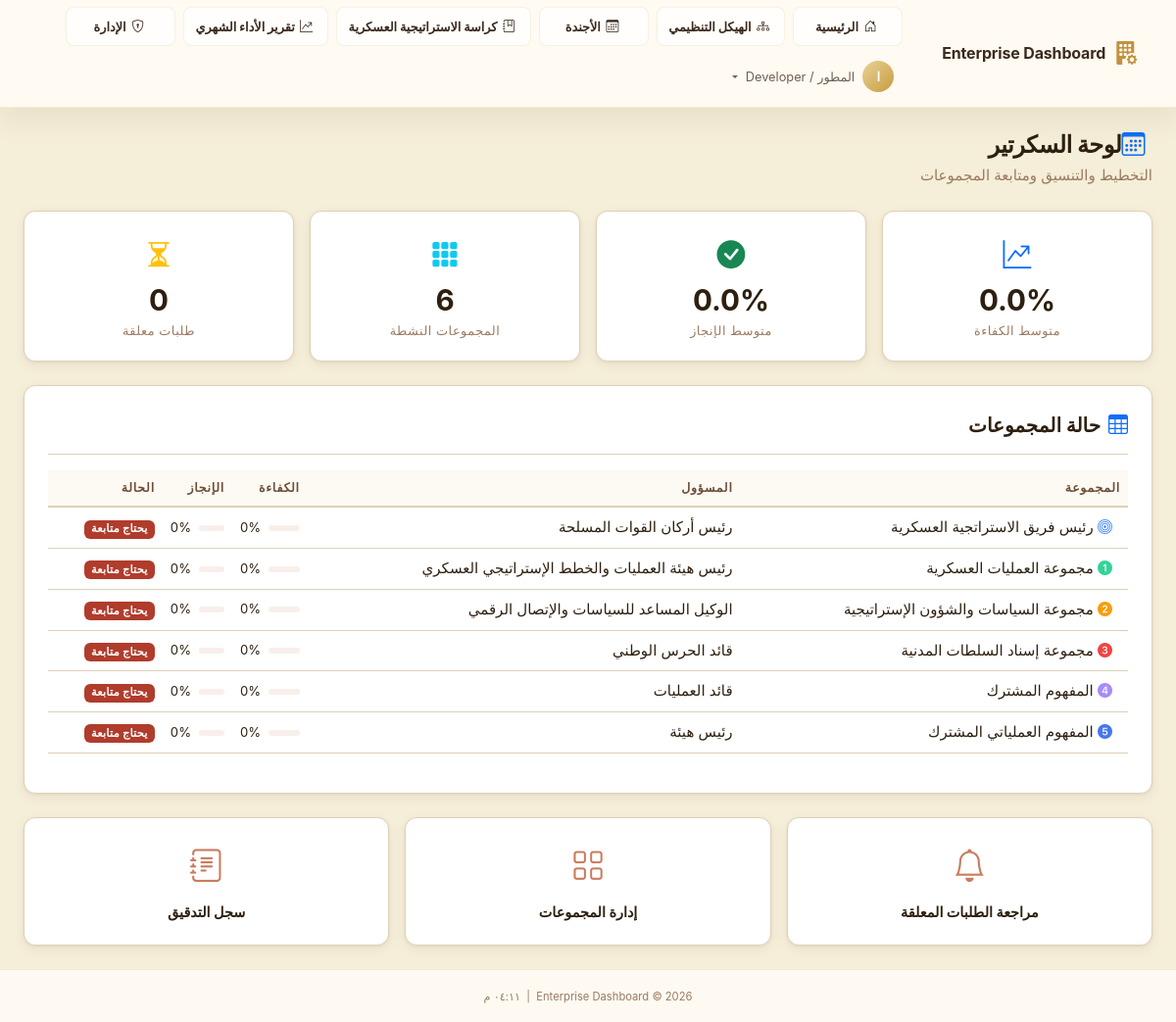
The app's page /secretary (signed in) with its own data.
### app/models/user.py (models this page shows, shortened)
class User(UserMixin, db.Model):
    __tablename__ = 'users'
    id              = db.Column(db.String(36), primary_key=True, default=lambda: str(uuid.uuid4()))
    ldap_dn         = db.Column(db.String(255), unique=True, nullable=True)
    username        = db.Column(db.String(80),  unique=True, nullable=False, index=True)
    email           = db.Column(db.String(120), nullable=False)
    full_name       = db.Column(db.String(120), nullable=False)
    password_hash   = db.Column(db.String(255), nullable=True)  # Only for sim mode
    is_ldap_user    = db.Column(db.Boolean, default=True)
    is_active       = db.Column(db.Boolean, default=True)
    role_id         = db.Column(db.Integer, db.ForeignKey('roles.id'), nullable=True)
    department_id   = db.Column(db.Integer, db.ForeignKey('departments.id'), nullable=True)
    failed_logins     = db.Column(db.Integer, default=0)
    locked_until      = db.Column(db.DateTime, nullable=True)
    created_at  = db.Column(db.DateTime, default=datetime.utcnow)
    updated_at  = db.Column(db.DateTime, default=datetime.utcnow, onupdate=datetime.utcnow)
    last_login  = db.Column(db.DateTime, nullable=True)
    role       = db.relationship('Role', back_populates='users')
    department = db.relationship('Department', back_populates='users')
    audit_logs = db.relationship('AuditLog', back_populates='user', lazy='dynamic',
                                 foreign_keys='AuditLog.user_id')
    @property
    def is_authenticated(self) -> bool:
        return True
    def has_permission(self, required_level: int) -> bool:
        if not self.role:
            return False
        return self.role.permission_level >= required_level
    @property
    def permission_level(self) -> int:
        return self.role.permission_level if self.role else 0
    def can_admin(self) -> bool:
        return self.permission_level >= 80  # Deputy and above
    @classmethod
    def get_by_id(cls, user_id: str) -> Optional['User']:
        return cls.query.get(user_id)

### app/models/department.py (models this page shows, shortened)
class Department(db.Model):
    __tablename__ = 'departments'
    id                 = db.Column(db.Integer, primary_key=True)
    code               = db.Column(db.String(20), unique=True, nullable=False)
    name               = db.Column(db.String(120), nullable=False)
    description        = db.Column(db.Text, default='')
    responsible_person = db.Column(db.String(120), default='')          # Title / role (e.g., "رئيس هيئة...")
    responsible_name   = db.Column(db.String(120), default='')          # Person's name (shown above the title)
    org_group_name     = db.Column(db.String(160), default='')          # Display name in org structure branch header
    color              = db.Column(db.String(7), default='#4F8EF7')   # Hex color
    icon               = db.Column(db.String(60), default='bi-grid-fill')
    logo_file          = db.Column(db.String(120), nullable=True)     # Custom logo filename
    concept_number     = db.Column(db.Integer, nullable=True)         # Operational Concept Number
    order_index        = db.Column(db.Integer, default=0)
    is_active          = db.Column(db.Boolean, default=True, nullable=False)
    is_central         = db.Column(db.Boolean, default=False, nullable=False)  # CEO hub group
    director_notes     = db.Column(db.Text, default='')               # Inline CEO notes
    concept_number     = db.Column(db.Integer, nullable=True)         # المفهوم العملياتي المشترك عدد
    created_at         = db.Column(db.DateTime, server_default=db.func.now())
    updated_at         = db.Column(db.DateTime, server_default=db.func.now(), onupdate=db.func.now())
    users   = db.relationship('User', back_populates='department', lazy='dynamic')
    metrics = db.relationship('DepartmentMetrics', back_populates='department',
                              lazy='dynamic', cascade='all, delete-orphan')
    def latest_metrics(self) -> Optional['DepartmentMetrics']:
        return (
            self.metrics
            .order_by(DepartmentMetrics.metric_date.desc())
            .first()
        )
    def competence_pct(self) -> float:
        m = self.latest_metrics()
        return float(m.competence_percentage) if m else 0.0
    def completion_pct(self) -> float:
        m = self.latest_metrics()
        return float(m.completion_percentage) if m else 0.0
    @classmethod
    def active_ordered(cls) -> List['Department']:
        return cls.query.filter_by(is_active=True).order_by(cls.order_index).all()

### app/dashboard/routes.py (the view)
@dashboard_bp.route('/secretary')
@login_required
@require_permission(PERMISSIONS['SECRETARY'])
def secretary():
    departments = get_overview_metrics()
    averages    = get_company_averages()
    pending_requests = AccessRequest.query.filter_by(
        status='pending',
        current_approver_level=PERMISSIONS['SECRETARY'],
    ).count()
    return render_template(
        'dashboard/secretary.html',
        departments=departments,
        averages=averages,
        pending_requests=pending_requests,
        page_title='لوحة السكرتير',
    )

### app/__init__.py (called while the page is built)
def _register_extensions(app: Flask) -> None:
    db.init_app(app)
    login_manager.init_app(app)
    csrf.init_app(app)
    login_manager.login_view          = 'auth.login'
    login_manager.login_message       = 'Please sign in to access this page.'
    login_manager.login_message_category = 'warning'
    login_manager.session_protection  = 'strong'
    @login_manager.user_loader
    def load_user(user_id: str):
        from app.models.user import User
        return User.get_by_id(user_id)

def _register_context_processors(app: Flask) -> None:
    from datetime import datetime
    from app.models.role import PERMISSIONS
    @app.context_processor
    def inject_globals():
        return {
            'PERMISSIONS': PERMISSIONS,
            'now':         datetime.utcnow,
            'app_name':    app.config.get('APP_NAME', 'Enterprise Dashboard'),
        }

### app/dashboard/services.py (called while the page is built)
def get_company_averages() -> Dict[str, float]:
    depts = Department.active_ordered()
    if not depts:
        return {'competence': 0.0, 'completion': 0.0}
    avg_comp = sum(d.competence_pct() for d in depts) / len(depts)
    avg_done = sum(d.completion_pct() for d in depts) / len(depts)
    return {'competence': round(avg_comp, 1), 'completion': round(avg_done, 1)}

### app/templates/dashboard/secretary.html (shortened to what this page needs)
{% extends "base.html" %}
{% block content %}
<div class="container-fluid px-4 py-4">
    <div class="d-flex align-items-center justify-content-between mb-4">
        <div>
            <h1 class="page-title mb-1"><i class="bi bi-calendar3 text-primary me-2"></i>لوحة السكرتير</h1>
            <p class="text-muted mb-0">التخطيط والتنسيق ومتابعة المجموعات</p>
        </div>
    </div>
    <div class="row g-3 mb-4">
        <div class="col-md-3">
            <div class="stat-card glass-card text-center">
                <div class="stat-icon text-primary"><i class="bi bi-graph-up-arrow"></i></div>
                <div class="stat-value">{{ averages.competence }}%</div>
                <div class="stat-label">متوسط الكفاءة</div>
            </div>
        </div>
        <div class="col-md-3">
            <div class="stat-card glass-card text-center">
                <div class="stat-icon text-success"><i class="bi bi-check-circle-fill"></i></div>
                <div class="stat-value">{{ averages.completion }}%</div>
                <div class="stat-label">متوسط الإنجاز</div>
            </div>
        </div>
        <div class="col-md-3">
            <div class="stat-card glass-card text-center">
                <div class="stat-icon text-info"><i class="bi bi-grid-3x3-gap-fill"></i></div>
                <div class="stat-value">{{ departments|length }}</div>
                <div class="stat-label">المجموعات النشطة</div>
            </div>
        </div>
        <div class="col-md-3">
            <div class="stat-card glass-card text-center">
                <div class="stat-icon text-warning"><i class="bi bi-hourglass-split"></i></div>
                <div class="stat-value">{{ pending_requests }}</div>
                <div class="stat-label">طلبات معلقة</div>
            </div>
        </div>
    </div>
    <div class="section-card glass-card mb-4">
        <div class="section-card-header d-flex align-items-center gap-2 mb-3">
            <i class="bi bi-table text-primary fs-5"></i>
            <h2 class="h5 mb-0 fw-bold">حالة المجموعات</h2>
        </div>
        <div class="table-responsive">
            <table class="table table-dark table-hover align-middle">
                <thead>
                    <tr>
                        <th>المجموعة</th>
                        <th>المسؤول</th>
                        <th>الكفاءة</th>
                        <th>الإنجاز</th>
                        <th>الحالة</th>
                    </tr>
                </thead>
                <tbody>
                    {% for dept in departments %}
                    <tr>
                        <td>
                            <span style="color:{{dept.color}}"><i class="{{ dept.icon }} me-2"></i></span>
                            {{ dept.name }}
                        </td>
                        <td>{{ dept.responsible_person or '—' }}</td>
                        <td>
                            <div class="d-flex align-items-center gap-2">
                                <div class="progress flex-grow-1" style="height:6px">
                                </div>
                                <small>{{ dept.competence_pct|round(0)|int }}%</small>
                            </div>
                        </td>
                        <td>
                            <div class="d-flex align-items-center gap-2">
                                <div class="progress flex-grow-1" style="height:6px">
                                </div>
                                <small>{{ dept.completion_pct|round(0)|int }}%</small>
                            </div>
                        </td>
                        <td>
                            {% if dept.completion_pct >= 80 %}
                            <span class="badge bg-success">ممتاز</span>
                            {% elif dept.completion_pct >= 50 %}
                            <span class="badge bg-warning text-dark">متقدم</span>
                            {% else %}
                            <span class="badge bg-danger">يحتاج متابعة</span>
                            {% endif %}
                        </td>
                    </tr>
                    {% else %}
                    <tr>
                        <td colspan="5" class="text-center text-muted py-4">لا توجد مجموعات نشطة</td>
                    </tr>
                    {% endfor %}
                </tbody>
            </table>
        </div>
    </div>
    <div class="row g-3">
        <div class="col-md-4">
            <a href="{{ url_for('access.pending') }}" class="action-card glass-card d-block text-decoration-none">
                <div class="action-icon"><i class="bi bi-bell"></i></div>
                <div class="action-title">مراجعة الطلبات المعلقة</div>
            </a>
        </div>
        <div class="col-md-4">
            <a href="{{ url_for('admin.departments') }}" class="action-card glass-card d-block text-decoration-none">
                <div class="action-icon"><i class="bi bi-grid"></i></div>
                <div class="action-title">إدارة المجموعات</div>
            </a>
        </div>
        <div class="col-md-4">
            <a href="{{ url_for('admin.audit_log') }}" class="action-card glass-card d-block text-decoration-none">
                <div class="action-icon"><i class="bi bi-journal-text"></i></div>
                <div class="action-title">سجل التدقيق</div>
            </a>
        </div>
    </div>
</div>
{% endblock %}

### app/templates/base.html (shortened to what this page needs)
<!DOCTYPE html>
<html lang="ar" dir="rtl">
<head>
  <link rel="stylesheet" href="{{ url_for('static', filename='css/bootstrap.min.css') }}">
  <link rel="stylesheet" href="{{ url_for('static', filename='css/bootstrap-icons.css') }}">
  <link rel="stylesheet" href="{{ url_for('static', filename='css/custom.css') }}">
</head>
<body class="{% block body_class %}app-body{% endblock %}">
  {% block body %}
  <nav class="navbar navbar-dark navbar-expand-lg app-navbar" id="mainNav">
    <div class="container-fluid px-4">
      <a class="navbar-brand d-flex align-items-center gap-2" href="{{ url_for('dashboard.index') }}">
        <i class="bi bi-building-fill-gear fs-4 text-primary-glow"></i>
        <span class="fw-bold">{{ app_name }}</span>
      </a>
      <div class="collapse navbar-collapse" id="navbarMain">
        <ul class="navbar-nav ms-auto align-items-center gap-2 main-nav-menu">
          <li class="nav-item">
            <a class="nav-link primary-nav-link {% if request.endpoint == 'dashboard.index' %}active{% endif %}"
              href="{{ url_for('dashboard.index') }}">
              <i class="bi bi-house-door me-1"></i>الرئيسية
            </a>
          </li>
          <li class="nav-item">
            <a class="nav-link primary-nav-link {% if request.endpoint == 'dashboard.org_structure' %}active{% endif %}"
              href="{{ url_for('dashboard.org_structure') }}">
              <i class="bi bi-diagram-3 me-1"></i>الهيكل التنظيمي
            </a>
          </li>
          <li class="nav-item">
            <a class="nav-link primary-nav-link {% if request.endpoint == 'dashboard.agenda' %}active{% endif %}"
              href="{{ url_for('dashboard.agenda') }}">
              <i class="bi bi-calendar3 me-1"></i>الأجندة
            </a>
          </li>
          <li class="nav-item">
            <a class="nav-link primary-nav-link {% if request.endpoint == 'dashboard.strategy_booklet' %}active{% endif %}"
              href="{{ url_for('dashboard.strategy_booklet') }}">
              <i class="bi bi-journal-bookmark me-1"></i>كراسة الاستراتيجية العسكرية
            </a>
          </li>
          <li class="nav-item">
            <a class="nav-link primary-nav-link {% if request.endpoint == 'dashboard.quarterly_performance' %}active{% endif %}"
              href="{{ url_for('dashboard.quarterly_performance') }}">
              <i class="bi bi-graph-up-arrow me-1"></i>تقرير الأداء الشهري
            </a>
          </li>
          {% if current_user.is_authenticated %}
          {% if current_user.can_admin() %}
          <li class="nav-item">
            <a class="nav-link primary-nav-link {% if request.endpoint and request.endpoint.startswith('admin') %}active{% endif %}"
              href="{{ url_for('admin.users') }}">
              <i class="bi bi-shield-lock me-1"></i>الإدارة
            </a>
          </li>
          {% endif %}
          <li class="nav-item dropdown">
            <a class="nav-link dropdown-toggle d-flex align-items-center gap-2" href="#" role="button"
              data-bs-toggle="dropdown">
              <span class="avatar-circle">{{ current_user.full_name[0]|upper }}</span>
              <span class="d-none d-md-inline">{{ current_user.full_name }}</span>
            </a>
          </li>
          {% endif %}
        </ul>
      </div>
    </div>
  </nav>
  <main class="main-content">
    {% block content %}{% endblock %}
  </main>
  <footer class="app-footer mt-auto py-3 text-center">
    <small class="text-muted">
      {{ app_name }} &copy; {{ now().year }}
      &nbsp;|&nbsp;
      <span id="currentTime"></span>
    </small>
  </footer>
  {% endblock %}
</body>
</html>

### records on screen
User: full_name "ا", full_name "المطور / Developer"
Department: name "رئيس فريق الاستراتجية العسكرية", responsible_person "رئيس أركان القوات المسلحة", competence_pct "0", completion_pct "0"
Department: name "مجموعة العمليات العسكرية", responsible_person "رئيس هيئة العمليات والخطط الإستراتيجي العسكري", competence_pct "0", completion_pct "0"
Department: name "مجموعة السياسات والشؤون الإستراتيجية", responsible_person "الوكيل المساعد للسياسات والإتصال الرقمي", competence_pct "0", completion_pct "0"
Department: name "مجموعة إسناد السلطات المدنية", responsible_person "قائد الحرس الوطني", competence_pct "0", completion_pct "0"
Department: name "المفهوم المشترك", responsible_person "قائد العمليات", competence_pct "0", completion_pct "0"
Department: name "المفهوم العملياتي المشترك", responsible_person "رئيس هيئة", competence_pct "0", completion_pct "0"

### other values on screen
{{ app_name }} "Enterprise Dashboard"
{{ averages.competence }} "0.0"
{{ averages.completion }} "0.0"
{{ departments|length }} "6"
{{ pending_requests }} "0"
